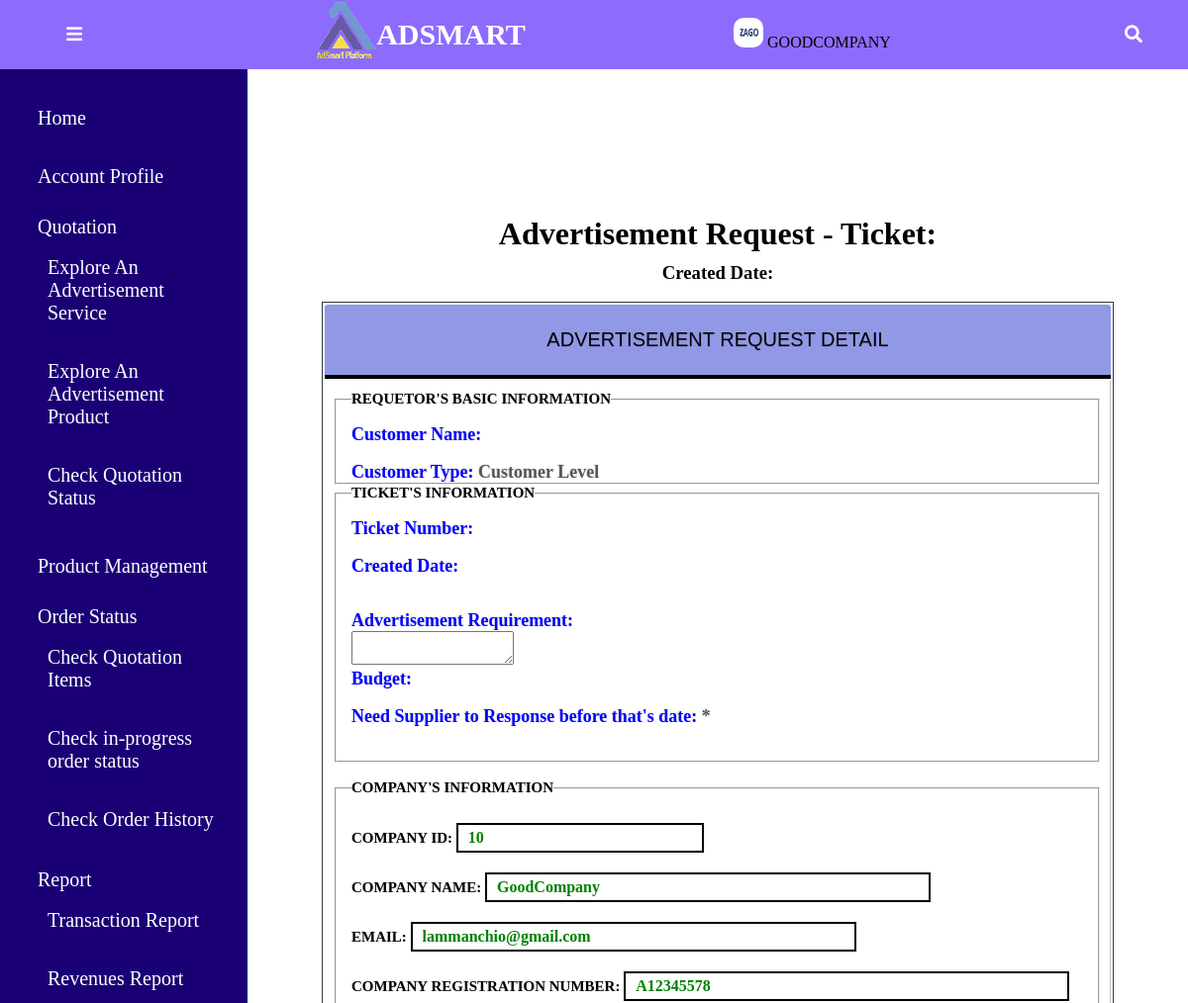
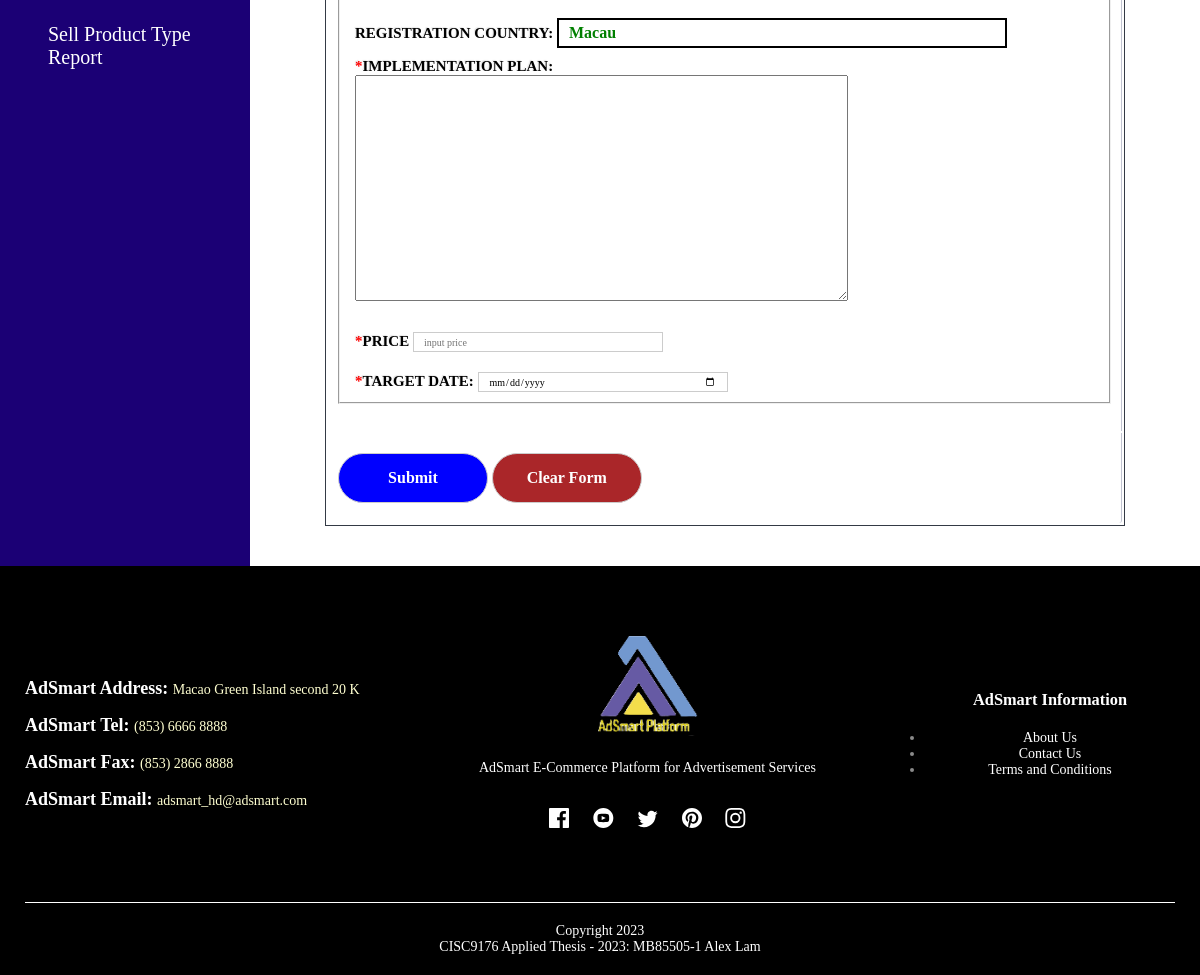
Page /user_interaction/Adsmart_partners_bid_detail.php (signed in) on the committed database (2 pictures, top to bottom).
### tables this page shows
CREATE TABLE `adsmart_business_partner` (
  `shop_code` int(11) NOT NULL,
  `user_id` varchar(100) NOT NULL,
  `company_name` varchar(255) NOT NULL,
  `company_chinese_name` varchar(255) NOT NULL,
  `company_reg_number` varchar(100) NOT NULL,
  `company_reg_address` varchar(255) NOT NULL,
  `country` varchar(100) NOT NULL,
  `contact_number` varchar(255) NOT NULL,
  `email` varchar(100) NOT NULL,
  `image_name` varchar(255) NOT NULL,
  `password` varchar(255) NOT NULL,
  `password_confirm` varchar(255) NOT NULL,
  `print_ads` tinyint(1) NOT NULL,
  `broadcast_ads` tinyint(1) NOT NULL,
  `outdoor_ads` tinyint(1) NOT NULL,
  `telemarketing_ads` tinyint(1) NOT NULL,
  `events_ads` tinyint(1) NOT NULL,
  `placement_ads` tinyint(1) NOT NULL,
  `display_ads` tinyint(1) NOT NULL,
  `search_ads` tinyint(1) NOT NULL,
  `social_ads` tinyint(1) NOT NULL,
  `video_ads` tinyint(1) NOT NULL,
  `native_ads` tinyint(1) NOT NULL,
  `influencer_ads` tinyint(1) NOT NULL,
  `poster` tinyint(1) NOT NULL,
  `sticker` tinyint(1) NOT NULL,
  `print_material` tinyint(1) NOT NULL,
  `clothes_product` tinyint(1) NOT NULL,
  `tnc` tinyint(1) NOT NULL,
  `description` varchar(255) NOT NULL,
  `apply_status` varchar(100) NOT NULL
);

### user_interaction/Adsmart_partners_bid_detail.php (the view, shortened to what this page needs)
 <?php  include('../partials-front/after_company_login_menu.php');?>
 <div style="background:#1b0075">
<?php  include('../partials-front/company_left_bar.php');?>
<div class='container-fluid'>
            	   	<div class='reg' style='width: 1000px; margin-top:100px;'>
<div class="small-container cart-page" style="width:800px;">
		<div class="reg">
		<?php
		$id =$_GET['id'];
		$sql5 = "SELECT *, a.id as req_no,
                                                             case budget
                                                                WHEN 1 Then 'Less Than \$HK 5000'
                                                                WHEN 2 Then 'Less Than \$HK 10000'
                                                                WHEN 3 Then 'Great Than \$HK 10000 and Less Than \$HK 50000'
                                                                WHEN 4 Then 'Great Than \$HK 50000 and Less Than \$HK 200000'
                                                                WHEN 5 Then 'No Budget Limited'
                                                                End as budget_name
                                                             from qoutation as a
                                                            inner join adsmart_customer as b on a.customer_name=b.user_id
                                                            where a.id = '$id'";
		$res5 = mysqli_query($conn, $sql5);
		$row5 = mysqli_fetch_array($res5);
		$req_number = $row5['req_number'];
		Echo "<h1>Advertisement Request - Ticket: ".$req_number." </h1>";
		Echo "<h3> Created Date: ".$row5['create_datetime']."</h3> <br>";
    	?>
    		<div class="reg-container">
					          <form action="bid_adsrequest.php" method="post">
					            <table >
											<tbody>
												<tr>
												     <tH colspan="2" style="text-align:center; background:#9198e5">Advertisement Request Detail</th>
												</tr>
												<tr>
												    <td colspan="2" >
												    <?php
												            $id=$_GET['id'];
													    	$sql1 = "SELECT *, a.id as req_no,a.email as q_email,
                                                             case budget
                                                                WHEN 1 Then 'Less Than \$HK 5000'
                                                                WHEN 2 Then 'Less Than \$HK 10000'
                                                                WHEN 3 Then 'Great Than \$HK 10000 and Less Than \$HK 50000'
                                                                WHEN 4 Then 'Great Than \$HK 50000 and Less Than \$HK 200000'
                                                                WHEN 5 Then 'No Budget Limited'
                                                                End as budget_name, b.company_name as customer_company_name
                                                             from qoutation as a
                                                            inner join adsmart_customer as b on a.customer_name=b.user_id
                                                            where a.id = '$id'";
													    	$res1 = mysqli_query($conn, $sql1);
													    	$row = mysqli_fetch_array($res1);
													    	$customer_name =$row['customer_name'];
													    	$requirement =$row['requirement'];
													    	$budget= $row['budget_name'];
													    	$deadline_date = $row['deadline_date'];
													       $company_name = $row['customer_company_name'];
													           $req_number = $row['req_number'];
													   ?>
													   <fieldset style="padding-left:15px;"><legend>Requetor's basic information</legend>
												      <br>
												    	<div id="customer_name">
													    <?php
													    echo "<p style='text-transform:none; font-size:18px;'><strong style='color:blue;'>Customer Name:</strong> ".$customer_name."</p>";
													    	?>
													    	<br>
													    </div>
													    </div>
													    <?php if(!empty($company_name) And $company_name != 'NA'){
													        echo "<p style='text-transform:none; font-size:18px;'><strong style='color:blue;' >Customer Type:</strong> Company Level</p>";
													        echo "<br>";
													        echo "<p style='text-transform:none; font-size:18px;'><strong style='color:blue;' >Company Name:</strong> ".$company_name."</p>";
													        echo "<br>";
													    }
													    else{
													        echo "<p style='text-transform:none; font-size:18px;'><strong style='color:blue;' >Customer Type:</strong> Customer Level</p>";
													        } ?>
													    <fieldset style="padding-left:15px;"><legend>Ticket's information</legend>
												      <br>
												      <div id="customer_id">
													    <?php
													    echo "<p style='text-transform:none; font-size:18px;'><strong style='color:blue;' >Ticket Number: </strong>".$req_number."</p><br>";
													    echo "<p style='text-transform:none; font-size:18px;'><strong style='color:blue;' >Created Date: </strong>".$row5['create_datetime']."</p>";
													    ?>
													    	<br>
													    </div>
													    <div id="customer_id">
													    	<br>
													    </div>
												      <div id="requirement">
													    	<p style='text-transform:none; font-size:18px;'><strong style='color:blue;' >Advertisement Requirement:</strong></p>
                                                            <?php echo "<textarea  id ='myTextarea' name='requirement'>".$requirement."</textarea>"; ?>
													    	<br>
												    	</div>
												    	<div id="budget">
													    <?php
													    echo "<p style='text-transform:none; font-size:18px;'><strong style='color:blue;' >Budget:</strong> ".$budget."</p>";
													    	?>
													    	<br>
													    </div>
													    <div >
													    	<?php
													    	echo "<p style='text-transform:none; font-size:18px;'><strong style='color:blue;' >Need Supplier to Response before that's date:</strong> *".$deadline_date."</p>";
													    	?>
													    	<br>
													    <br>
													    </div>
													   </fieldset>
													    <br>
												    	<fieldset style="padding-left:15px;"><legend>Company's information</legend>
												    	  <br>
												    	<?php
												    	$account_name = $_SESSION['user2'];
												    	$sql3 = "SELECT *
                                                             from adsmart_business_partner where user_id = '$account_name'";
												    	$res3 = mysqli_query($conn, $sql3);
												    	$row3 = mysqli_fetch_array($res3);
												    	$account_name =$row3['user_id'];
												    	$company_reg_number =$row3['company_reg_number'];
												    	$company_email =$row3['email'];
												    	$country = $row3['country'];
												    	$shop_code =$row3['shop_code'];
												    	?>
												    	<div id="company_id">
													    	<label>Company ID: </label>
													    <?php
													    echo "<input type='text' value='".$shop_code."' name='company_id' readonly style=' color:Green; font-size: 16px; width:250px;height:30px; font-weight:bold;border: 2px solid black;'>";
													    ?>
													    	<br>
													    </div>
												    	<div id="company_name">
													    	<label>Company Name: </label>
													    <?php
													    echo "<input type='text' value='".$account_name."' name='company_name' readonly style='color:Green; font-size: 16px; width:450px;height:30px; font-weight:bold; border: 2px solid black;'>";
													   	?>
													    	<br>
													    </div>
												    	<div id="company_email">
													    	<label>Email: </label>
													    <?php
													    echo "<input type='text' value='".$company_email."' name='company_email' readonly style='color:Green; font-size: 16px; width:450px;height:30px; font-weight:bold; border: 2px solid black;'>";
													   	?>
													    	<br>
													    </div>
													    <div id="company_reg_number">
													    	<label>Company Registration Number: </label>
													    <?php
													    echo "<input type='text' value='".$company_reg_number."' name='company_reg_number' readonly style='color:Green; font-size: 16px; width:450px;height:30px; font-weight:bold; border: 2px solid black;'>";
													   	?>
													    	<br>
													    </div>
													    <div id="company_reg_address">
													    	<label>Registration Country: </label>
													    <?php
													    echo "<input type='text' value='".$country."' name='country' readonly style='color:Green; font-size: 16px; width:450px;height:30px; font-weight:bold; border: 2px solid black;'>";
													   	?>
													    	<br>
													    </div>
												    	<div id="requirement">
													    	<label><b style="color:red;">*</b>Implementation Plan:</label><br>
													    	<textarea required id="myTextarea1"  name="implementation" rows="14" cols="65">
													    	</textarea>
													    	<br>
												    	</div>
												    	<BR>
													    <div class="input-group">
													    	<label><b style="color:red;">*</b>Price</label>
													    		<input required id="price" type="text" name="price" placeholder="input price" style="width:250px">
													    		</div>
												    	<div class="input-group">
													    	<label><b style="color:red;">*</b>Target Date:</label>
													    	<input required id="target_date" type="date" name="target_date" placeholder="input target_date" style="width:250px">
												    	</div>
												    	</fieldset>
												    	<br>
												<tr>
												    <td colspan="2">
												    	<div id="button">
												    		<input type="submit" value="Submit"   name="submit" class="sub"  >  <input type="reset" value="Clear Form"   class="clear" >
												    	</div>
												    </td>
												</tr>
						</div>
</div>
</div>
</div>
</div>
 <?php  include('../partials-front/footer.php');?>

### partials-front/after_company_login_menu.php (shortened to what this page needs)
<?php
include('../config/constants.php');
 ?>
<!DOCTYPE html>
<html>
<head>
<link href="../css/style.css" rel="stylesheet" />
<link rel="stylesheet" href="https://cdnjs.cloudflare.com/ajax/libs/font-awesome/5.15.3/css/all.min.css"/>
</head>
<body>
<div class="navbar">
    <nav>
      <label for="show-menu" class="menu-icon"><i class="fas fa-bars"></i></label>
      <div class="content">
      <div class="logo"><a href="#"><img src="../images/AdSmart_logo.png" style="width:60px; height:60px;"></a></div>
      <div class="logo"><a href="#">ADSMART</a></div>
      </div>
      <label >
      <?php
      $account_name = $_SESSION['user2'];
      $shop_code =$_SESSION['shopcode'];
      $sql ="SELECT image_name FROM adsmart_business_partner where user_id='$account_name' AND shop_code='$shop_code'";
      $res = mysqli_query($conn, $sql);
      $count =mysqli_num_rows($res);
      if($count>0){
          while($rows=mysqli_fetch_assoc($res))
          {
              $image_name=$rows['image_name'];
        ?>
        <?php
    				if($image_name!=""){
    				                ?>
    				                <img src="<?php  echo IMAGES;?>/images/company/<?php echo $image_name;?>" width="30px" height="30px" style="border-radius: 10px;">
    				                <?php
    				            }else {
    				                echo "<div class='error'> image not existed </div>";
    				            }
    				            ?>
      <?php
    				        }
      }
    				?>
      <a href="Adsmart_partners_personal_space.php" style="color:black; text-transform: uppercase;"><?php echo $_SESSION['user2']; ?> </a>
    				</label>
      <label for="show-search" class="search-icon"><i class="fas fa-search"></i></label>
    </nav>
  </div>

### css/style.css (style rules this page uses)
* { margin: 0; padding: 0; box-sizing: border-box; text-decoration: none; font-family: 'Roboto Slab', serif; }
.navbar { background: #8d6cfd; position: fixed; width: 100%; }
.navbar nav { position: relative; display: flex; max-width: calc(100% - 200px); margin: 0 auto; height: 70px; align-items: center; justify-content: space-between; }
nav .content { display: flex; align-items: center; }
.content .logo a { color: #fff; font-size: 30px; font-weight: 600; }
.navbar .search-icon, .navbar .menu-icon { color: #fff; font-size: 18px; cursor: pointer; line-height: 70px; width: 70px; text-align: center; }
.navbar .menu-icon { display: none; }
@media screen and (max-width: 1800px) { .navbar nav { max-width: 100%; padding: 0 20px; } }
@media screen and (max-width: 1250px) { .navbar .menu-icon { display: block; } }
a { text-decoration: none; color: #555; }
p { color: #555; }
.small-container h1 { margin-top:23px; margin-bottom: 10px; }
.small-container { padding-top:10%; max-width: 1080px; margin: auto; }
.menu-icon { width: 28px; margin-left: 20px; display: none; }
.cart-page { margin:auto; }
table { width: 100%; border-right: 1px solid #343a45; border-left: 1px solid #343a45; border-top: 1px solid #343a45; border-bottom: 1px solid #343a45; }
th { color: #000000; background: #ffff90; border-bottom:4px solid #000000; border-right: 1px solid #343a45; font-size:20px; font-weight: 400; padding:24px; text-align:left; text-shadow: 0 1px 1px rgba(0, 0, 0, 0.1); vertical-align:middle; font-family: Arial, Helvetica, sans-serif; text-transform: uppercase; }
th:first-child { border-top-left-radius:3px; }
th:last-child { border-top-right-radius:3px; border-right:none; text-align:left; }
tr { border-top: 1px solid #C1C3D1; border-bottom: 1px solid #C1C3D1; color:rgb(0, 0, 0); font-size:10px; font-weight:normal; text-shadow: 0 1px 1px rgba(256, 256, 256, 0.1); }
tr:first-child { border-top:none; }
tr:last-child { border-bottom:none; }
tr:last-child td:first-child { border-bottom-left-radius:3px; }
tr:last-child td:last-child { border-bottom-right-radius:3px; }
td { background:#FFFFFF; padding:10px; text-align:left; vertical-align:middle; font-weight:bold; font-size:15px; text-shadow: -1px -1px 1px rgba(0, 0, 0, 0.1); border-right: 1px solid #C1C3D1; text-transform: uppercase; }
td:last-child { border-right: 0px; }
td input { width: 40px; height: 30px; padding: 5px; }
td:last-child { text-align: right; }
form input { width: 100%; height: 20px; margin: 10px 0; padding: 0 10px; border: 1px solid #ccc; }
.reg { text-align:center; max-width: 1080px; margin: 20px auto; }
.reg-container td { background:#FFFFFF; padding:10px; text-align:left; vertical-align:middle; font-weight:bold; font-size:15px; text-shadow: -1px -1px 1px rgba(0, 0, 0, 0.1); border-right: 1px solid #C1C3D1; text-transform: uppercase; }
.reg-container input { background:#FFFFFF; text-align:left; font-size:10px; padding:none; width: 80px; height: 20px; margin: none; }
.reg-container .sub { font-size:16px; font-weight:bold; height:50px; width:150px; text-align: center; background:blue; color: #fff; border-radius: 25px; }
.reg-container .clear { font-size:16px; font-weight:bold; height:50px; width:150px; text-align: center; background:#aa2629; color: #fff; border-radius: 25px; }
.container-fluid { display: flex; background: #fff; width: calc(100% - 250px); margin-left: 250px; }

### rows in the picture
adsmart_business_partner: image_name (picture), company_id "10", company_name "GoodCompany", company_email "lammanchio@gmail.com", company_reg_number "A12345578", country "Macau"

### other values in the picture
$_SESSION['user2'] "GOODCOMPANY"
